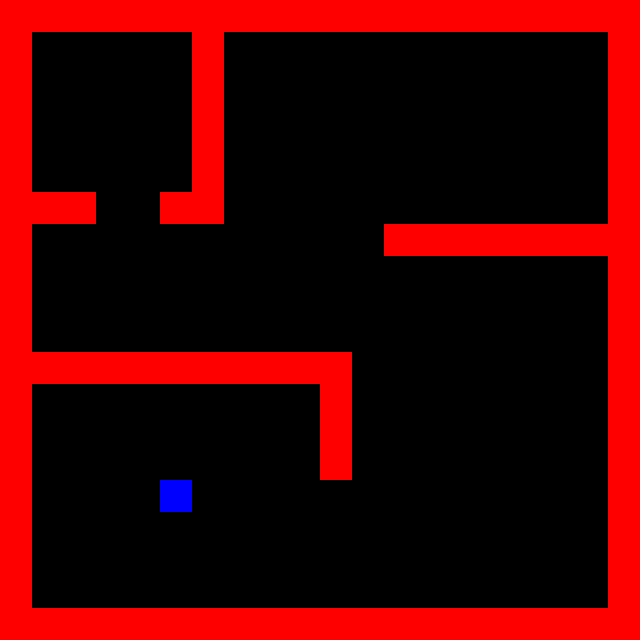

This game map was drawn from its Tiled (.tmx) file and the tilesets committed beside it. A one-line description and the trimmed map source follow:
An orthogonal 20x20 tile map with 32x32 px tiles, 1 tile layer (calque).

<map version="1.0" orientation="orthogonal" renderorder="right-down" width="20" height="20" tilewidth="32" tileheight="32" nextobjectid="1">
 <tileset firstgid="1" name="tileset" tilewidth="32" tileheight="32" tilecount="64">
  <image source="tileset.png" width="256" height="256" />
 </tileset>
 <layer name="calque" width="20" height="20">
  <data>[400 cells, 400 non-empty, 3 distinct tile ids]</data>
 </layer>
</map>